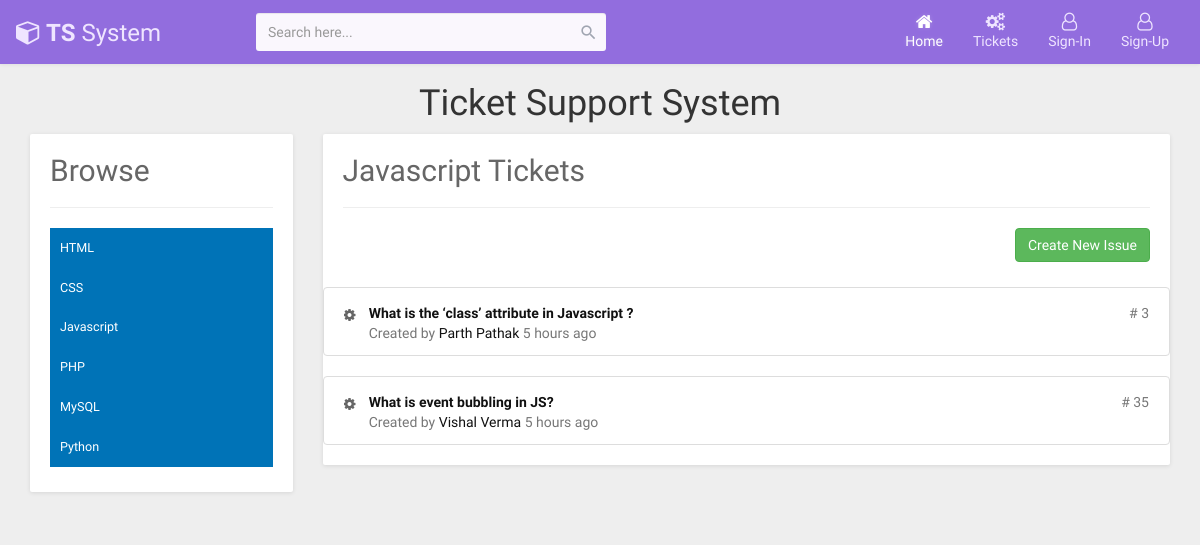
Page /tickets.php?catid=3 on the committed database.
### tables this page shows
CREATE TABLE `maintopics` (
  `topic_id` int(20) NOT NULL,
  `topic_name` varchar(255) NOT NULL,
  `topic_desc` varchar(255) NOT NULL,
  `topic_logo` varchar(255) NOT NULL,
  `created` timestamp NOT NULL DEFAULT current_timestamp() ON UPDATE current_timestamp()
);

CREATE TABLE `threads` (
  `thread_id` int(20) NOT NULL,
  `thread_title` varchar(255) NOT NULL,
  `thread_desc` varchar(255) NOT NULL,
  `thread_cat_id` int(20) NOT NULL,
  `thread_user_id` int(20) NOT NULL,
  `timestamp` datetime NOT NULL DEFAULT current_timestamp()
);

CREATE TABLE `users` (
  `userid` int(20) NOT NULL,
  `username` varchar(255) NOT NULL,
  `email` varchar(255) NOT NULL,
  `password` varchar(255) NOT NULL
);

### tickets.php (the view, shortened to what this page needs)
<?php
include "partials/dbconnect.php";
$catId = $_GET['catid'];
?>
<!DOCTYPE html>
<html lang="en">
<head>
  <link rel="stylesheet" href="https://maxcdn.bootstrapcdn.com/bootstrap/3.4.1/css/bootstrap.min.css">
  <link href="https://maxcdn.bootstrapcdn.com/font-awesome/4.3.0/css/font-awesome.min.css" rel="stylesheet">
  <link rel="stylesheet" href="assets\css\ticketstyle.css">
</head>
<?php
$sql_a = "SELECT * FROM threads WHERE thread_cat_id='$catId'";
$result_a = mysqli_query($conn, $sql_a);
$num_of_rows = mysqli_num_rows($result_a);
?>
<body>
<?php include "partials/navbar.php" ; ?>
<h1 class="text-center"> Ticket Support System </h1>
<div class="container">
<section class="content">
	<div class="row">
		<div class="col-md-3">
			<div class="grid support">
				<div class="grid-body">
					<h2>Browse</h2>
					<hr>
					<ul>
						<?php
						$sql_d = "SELECT * FROM maintopics ";
						$result_d = mysqli_query($conn, $sql_d);
						while($row_d = mysqli_fetch_assoc($result_d)){
						?>
						<li class="active"><a href=" tickets.php?catid=<?php echo $row_d["topic_id"];?> "> <?php echo $row_d["topic_name"];?> 	</a></li>
						 <?php } ?>
					</ul>
				</div>
			</div>
		</div>
		<div class="col-md-9">
			<div class="grid support-content">
				 <div class="grid-body">
				 <?php
					$sql_c = "SELECT * FROM maintopics WHERE topic_id='$catId'";
					$result_c = mysqli_query($conn, $sql_c);
					$row_c = mysqli_fetch_assoc($result_c);
				?>
				<h2>  <?php echo $row_c["topic_name"];?> Tickets </h2>
					 <hr>
					<?php if(!$loggedin){ ?>
					<button type="button" class="btn btn-success pull-right" data-toggle="modal" data-target="#loginissue"> Create New Issue</button>
					<?php } ?>
					</div>
					<div class="padding"></div>
					<div class="row">
						<?php if($num_of_rows > 0){ ?>
						<div class="col-md-12">
						<?php while($row_a = mysqli_fetch_assoc($result_a)){ ?>
							<ul class="list-group fa-padding">
								<li class="list-group-item" data-toggle="modal" data-target="#issue">
									<div class="media">
										<i class="fa fa-cog pull-left"></i>
										<div class="media-body">
											<strong> <a href="ticketreplies.php?thrid=<?php echo $row_a['thread_id']?> &catid=<?php echo $catId;?>">
											 <?php echo $row_a['thread_title']; ?></a> </strong> <span class="number pull-right"># <?php echo $row_a['thread_id']; ?> </span>
											 <?php
											 	$thr_user_id = $row_a['thread_user_id'];
											 	$sql_e = "SELECT * FROM users WHERE userid = '$thr_user_id'";
												$result_e = mysqli_query($conn, $sql_e);
												$row_e = mysqli_fetch_assoc($result_e);
											?>
											<p class="info">Created by <a href="#"><?php echo $row_e['username']; ?></a> 5 hours ago
											</p>
										</div>
									</div>
								</li>
							</ul>
							<?php } ?>
						</div>
						<?php }else{ ?>
							<h2 class="text-center"> No Records Found </h2>
						<?php } ?>
					</div>
				</div>
			</div>
		</div>
	</div>
</body>
</html>

### assets/css/ticketstyle.css (style rules this page uses)
body { margin-top:20px; background:#eee; }
.padding { padding: 10px; }
.grid { position: relative; width: 100%; background: #fff; color: #666666; border-radius: 2px; margin-bottom: 25px; box-shadow: 0px 1px 4px rgba(0, 0, 0, 0.1); }
.grid .grid-body { padding: 15px 20px 15px 20px; font-size: 0.9em; line-height: 1.9em; }
.support ul { list-style: none; padding: 0px; }
.support ul li { padding: 8px 10px; }
.support ul li a { color: #999; display: block; }
.support ul li.active { background: #0073b7; }
.support ul li.active a { color: #fff; }
.support h2, .support-content h2 { margin-top: 5px; }
.support-content .list-group li { padding: 15px 20px 12px 20px; cursor: pointer; }
.support-content .fa-padding .fa { padding-top: 5px; width: 1.5em; }
.support-content .info { color: #777; margin: 0px; }
.support-content a { color: #111; }
.support-content .number { color: #777; }

### partials/navbar.php (style rules this page uses)
body { background: #eeeeee; font-family: 'Varela Round', sans-serif; }

### rows in the picture
maintopics: topic_name "HTML"
maintopics: topic_name "CSS"
maintopics: topic_name "Javascript"
maintopics: topic_name "PHP"
maintopics: topic_name "MySQL"
maintopics: topic_name "Python"
threads: thread_title "What is the ‘class’ attribute in Javascript ?", thread_id "3", users.username "Parth Pathak"
threads: thread_title "What is event bubbling in JS?", thread_id "35", users.username "Vishal Verma"
